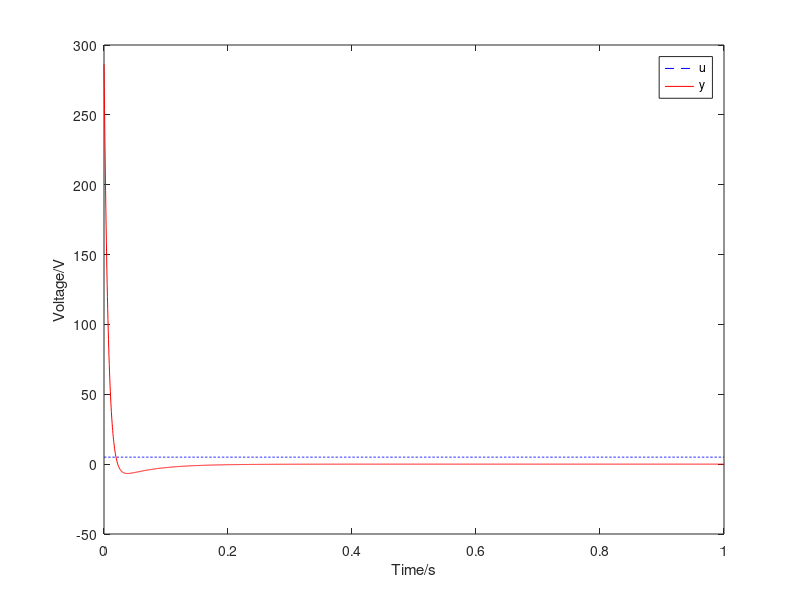

The MATLAB source for this figure:
pkg load control;

clear;

R1=470e3;
R2=100e3;
R3=2e3;
R4=7.5e3;
K=1.03;
TE=1.3267e-3;
TM=0.0909;


G=tf([5.025e-5 3.915e-2 4.29e-1 0], [8.78e-7 8.02e-4 0.1152 1.82194]);
stepsize=5;

[y_unit t]=step(G,1);
y=y_unit*stepsize;
u=ones(length(t),1)*stepsize;

figure
plot(t,u,'b--',t,y,'r-')
legend('u','y');
xlabel('Time/s');
ylabel('Voltage/V');
